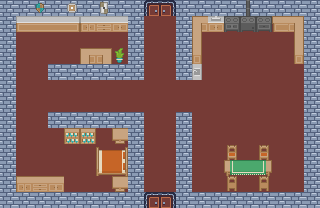

A 2D game scene composited from a Tiled map and its tileset images. What follows is a short description and the map's XML, with every tile layer's data as written:
An orthogonal 20x13 tile map with 16x16 px tiles, 3 tile layers (Floor, Wall, Decor), 1 hidden layer not drawn, 2 tilesets.

<map version="1.5" tiledversion="1.7.2" orientation="orthogonal" renderorder="right-down" width="20" height="13" tilewidth="16" tileheight="16" infinite="0" nextlayerid="6" nextobjectid="1">
 <tileset firstgid="1" source="BaseLayers.tsx" />
 <tileset firstgid="133" source="roguelikeIndoor_transparent.tsx" />
 <layer id="1" name="Floor" width="20" height="13">
  <data encoding="csv">
1,1,1,1,1,1,1,1,1,1,1,1,1,1,1,1,1,1,1,1,
1,1,1,1,1,1,1,1,1,1,1,1,1,1,1,1,1,1,1,1,
1,1,1,1,1,1,1,1,1,1,1,1,1,1,1,1,1,1,1,1,
1,1,1,1,1,1,1,1,1,1,1,1,1,1,1,1,1,1,1,1,
1,1,1,1,1,1,1,1,1,1,1,1,1,1,1,1,1,1,1,1,
1,1,1,1,1,1,1,1,1,1,1,1,1,1,1,1,1,1,1,1,
1,1,1,1,1,1,1,1,1,1,1,1,1,1,1,1,1,1,1,1,
1,1,1,1,1,1,1,1,1,1,1,1,1,1,1,1,1,1,1,1,
1,1,1,1,1,1,1,1,1,1,1,1,1,1,1,1,1,1,1,1,
1,1,1,1,1,1,1,1,1,1,1,1,1,1,1,1,1,1,1,1,
1,1,1,1,1,1,1,1,1,1,1,1,1,1,1,1,1,1,1,1,
1,1,1,1,1,1,1,1,1,1,1,1,1,1,1,1,1,1,1,1,
1,1,1,1,1,1,1,1,1,1,1,1,1,1,1,1,1,1,1,1
</data>
 </layer>
 <layer id="3" name="Wall" width="20" height="13">
  <data encoding="csv">
41,41,41,41,41,41,41,41,41,47,48,41,41,41,41,41,41,41,41,41,
41,0,0,0,0,0,0,0,41,0,0,41,0,0,0,0,0,0,0,41,
41,0,0,0,0,0,0,0,41,0,0,41,0,0,0,0,0,0,0,41,
41,0,0,0,0,0,0,0,41,0,0,41,0,0,0,0,0,0,0,41,
41,0,0,41,41,41,41,41,41,0,0,41,0,0,0,0,0,0,0,41,
41,0,0,0,0,0,0,0,0,0,0,0,0,0,0,0,0,0,0,41,
41,0,0,0,0,0,0,0,0,0,0,0,0,0,0,0,0,0,0,41,
41,0,0,41,41,41,41,41,41,0,0,41,0,0,0,0,0,0,0,41,
41,0,0,0,0,0,0,0,41,0,0,41,0,0,0,0,0,0,0,41,
41,0,0,0,0,0,0,0,41,0,0,41,0,0,0,0,0,0,0,41,
41,0,0,0,0,0,0,0,41,0,0,41,0,0,0,0,0,0,0,41,
41,0,0,0,0,0,0,0,41,0,0,41,0,0,0,0,0,0,0,41,
41,41,41,41,41,41,41,41,41,47,48,41,41,41,41,41,41,41,41,41
</data>
 </layer>
 <layer id="4" name="Decor" width="20" height="13">
  <data encoding="csv">
0,0,425,0,371,0,452,0,0,0,0,0,0,0,0,553,0,0,0,0,
0,573,574,574,575,484,485,486,0,0,0,0,496,492,525,526,552,498,497,0,
0,0,0,0,0,0,0,0,0,0,0,0,523,0,0,0,0,0,524,0,
0,0,0,0,0,496,497,149,0,0,0,0,550,0,0,0,0,0,551,0,
0,0,0,0,0,0,0,0,0,0,0,0,549,0,0,0,0,0,0,0,
0,0,0,0,0,0,0,0,0,0,0,0,0,0,0,0,0,0,0,0,
0,0,0,0,0,0,0,0,0,0,0,0,0,0,0,0,0,0,0,0,
0,0,0,0,0,0,0,0,0,0,0,0,0,0,0,0,0,0,0,0,
0,0,0,0,612,612,0,245,0,0,0,0,0,0,0,0,0,0,0,0,
0,0,0,0,0,0,146,199,0,0,0,0,0,0,322,0,322,0,0,0,
0,0,0,0,0,0,173,226,0,0,0,0,0,0,446,447,448,0,0,0,
0,592,593,594,0,0,0,245,0,0,0,0,0,0,323,0,323,0,0,0,
0,0,0,0,0,0,0,0,0,0,0,0,0,0,0,0,0,0,0,0
</data>
 </layer>
 <layer id="5" name="Open Door" width="20" height="13" visible="0">
  <data encoding="csv">
0,0,0,0,0,0,0,0,0,23,24,0,0,0,0,0,0,0,0,0,
0,0,0,0,0,0,0,0,0,0,0,0,0,0,0,0,0,0,0,0,
0,0,0,0,0,0,0,0,0,0,0,0,0,0,0,0,0,0,0,0,
0,0,0,0,0,0,0,0,0,0,0,0,0,0,0,0,0,0,0,0,
0,0,0,0,0,0,0,0,0,0,0,0,0,0,0,0,0,0,0,0,
0,0,0,0,0,0,0,0,0,0,0,0,0,0,0,0,0,0,0,0,
0,0,0,0,0,0,0,0,0,0,0,0,0,0,0,0,0,0,0,0,
0,0,0,0,0,0,0,0,0,0,0,0,0,0,0,0,0,0,0,0,
0,0,0,0,0,0,0,0,0,0,0,0,0,0,0,0,0,0,0,0,
0,0,0,0,0,0,0,0,0,0,0,0,0,0,0,0,0,0,0,0,
0,0,0,0,0,0,0,0,0,0,0,0,0,0,0,0,0,0,0,0,
0,0,0,0,0,0,0,0,0,0,0,0,0,0,0,0,0,0,0,0,
0,0,0,0,0,0,0,0,0,0,0,0,0,0,0,0,0,0,0,0
</data>
 </layer>
</map>
